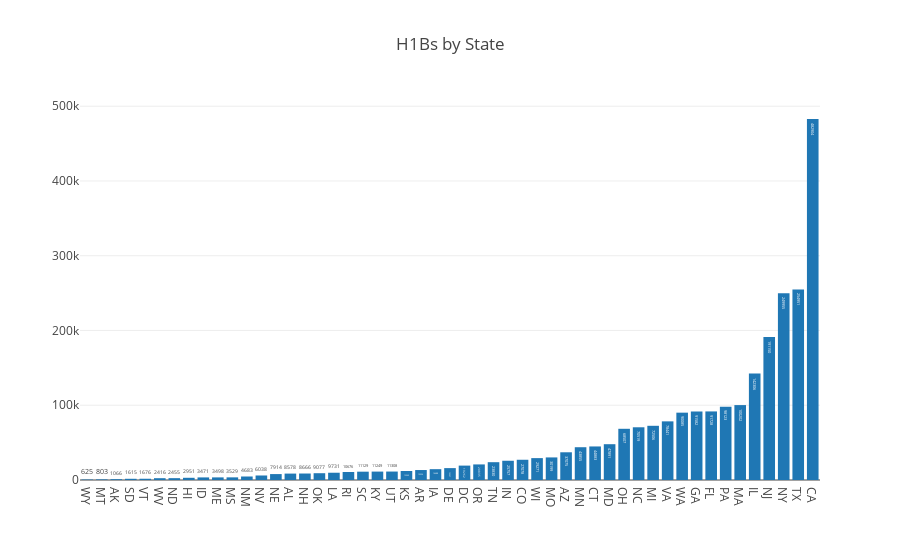
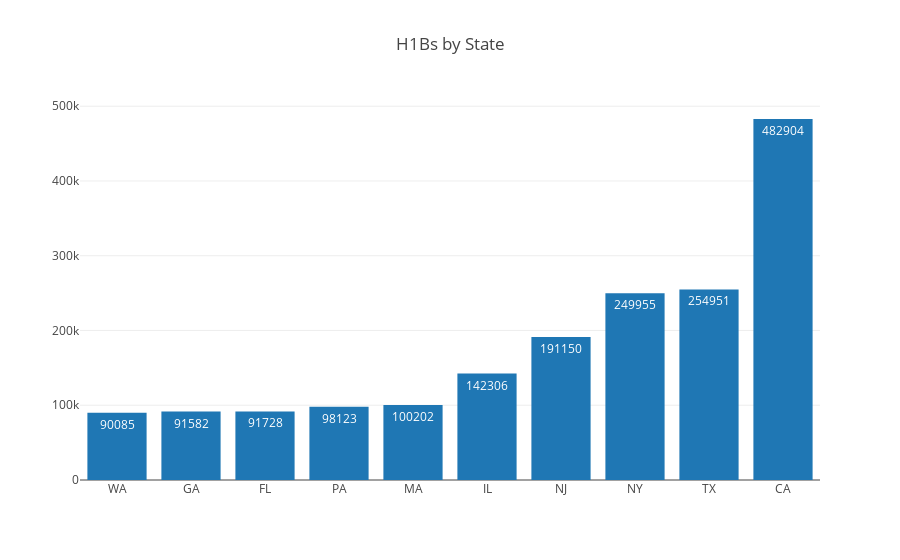

The notebook cell saved with these charts, in order:
### Code cell
# Certified H1Bs by State
t = h1b_frame.loc[h1b_frame['CASE_STATUS'] == 'CERTIFIED']['WORKSITE'].value_counts()

states = geo_frame['name'].tolist()
states_frame = geo_frame.drop('fips', axis=1)
states_frame['count'] = 0
states_frame = states_frame.set_index('name')

for worksite, count in t.items():
    state = worksite.split(',')[1].strip().lower().title()
    if state in states_frame.index.values:
        states_frame.at[state, 'count'] += count

        
states_frame = states_frame.sort_values('count')
X = states_frame[['code']].values.flatten()
Y = states_frame[['count']].values.flatten()
trace_states = go.Bar(x=X, 
                    y=Y, 
                    name="State", 
                    text=Y, 
                    textposition = 'auto')

data = [trace_states]
layout = go.Layout(
    title="H1Bs by State",
    barmode='stack'  
)
fig = go.Figure(
    data=data, 
    layout=layout
)
iplot(fig, 
      filename='stacked-bar', 
)

# Top 10 states 
X = states_frame[['code']].values.flatten()[-10:]
Y = states_frame[['count']].values.flatten()[-10:]
trace_states = go.Bar(x=X, 
                    y=Y, 
                    name="State", 
                    text=Y, 
                    textposition = 'auto')

data = [trace_states]
layout = go.Layout(
    title="H1Bs by State",
    barmode='stack'  
)
fig = go.Figure(
    data=data, 
    layout=layout
)
iplot(fig, 
      filename='stacked-bar', 
)

### Figure 1 — Plotly figure (JSON) as saved in the notebook; plotly's stock layout.template omitted (floating-point values rounded to 4 significant figures)
{"data": [{"name": "State", "text": [625, 803, 1066, 1615, 1676, 2416, 2455, 2951, 3471, 3498, 3529, 4683, 6038, 7914, 8578, 8666, 9077, 9731, 10676, 11129, 11249, 11308, 12040, 13334, 14488, 15907, 19262, 20835, 23830, 25757, 27078, 29271, 30199, 37075, 43855, 44883, 47891, 68507, 70519, 72506, 78441, 90085, 91582, 91728, 98123, 100202, 142306, 191150, 249955, 254951, 482904], "textposition": "auto", "type": "bar", "x": ["WY", "MT", "AK", "SD", "VT", "WV", "ND", "HI", "ID", "ME", "MS", "NM", "NV", "NE", "AL", "NH", "OK", "LA", "RI", "SC", "KY", "UT", "KS", "AR", "IA", "DE", "DC", "OR", "TN", "IN", "CO", "WI", "MO", "AZ", "MN", "CT", "MD", "OH", "NC", "MI", "VA", "WA", "GA", "FL", "PA", "MA", "IL", "NJ", "NY", "TX", "CA"], "y": [625, 803, 1066, 1615, 1676, 2416, 2455, 2951, 3471, 3498, 3529, 4683, 6038, 7914, 8578, 8666, 9077, 9731, 10676, 11129, 11249, 11308, 12040, 13334, 14488, 15907, 19262, 20835, 23830, 25757, 27078, 29271, 30199, 37075, 43855, 44883, 47891, 68507, 70519, 72506, 78441, 90085, 91582, 91728, 98123, 100202, 142306, 191150, 249955, 254951, 482904]}], "layout": {"barmode": "stack", "title": "H1Bs by State"}}

### Figure 2 — Plotly figure (JSON) as saved in the notebook; plotly's stock layout.template omitted (floating-point values rounded to 4 significant figures)
{"data": [{"name": "State", "text": [90085, 91582, 91728, 98123, 100202, 142306, 191150, 249955, 254951, 482904], "textposition": "auto", "type": "bar", "x": ["WA", "GA", "FL", "PA", "MA", "IL", "NJ", "NY", "TX", "CA"], "y": [90085, 91582, 91728, 98123, 100202, 142306, 191150, 249955, 254951, 482904]}], "layout": {"barmode": "stack", "title": "H1Bs by State"}}
